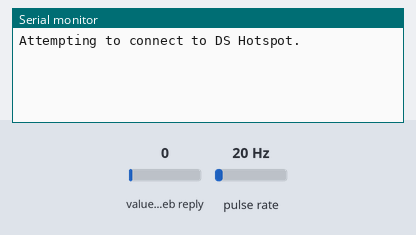
Simulated run of this sketch. Board: ESP8266 (NodeMCU). Shown: the last lines printed to the serial monitor. Wiring (inferred from the names in the program): pulse sensor: data GPIO 0. The inputs (shaded band) are chosen by the test bench; at power-on: value in the web reply 0, pulse rate 20 Hz. WiFi joins after 1.5 s; servers stay silent unless stated; web services answer with replies made up by the test bench.

Above: at 1.2 s.
1.3 s: value in the web reply set to 2
At 5.5 s:
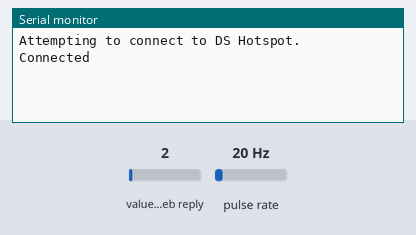
8.8 s: pulse rate set to 4 Hz
At 20.8 s:
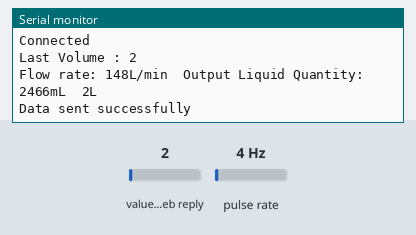

Measured:
- after the input at 8.8 s, the serial monitor: prints a new line after 11.2 s (image 2)

The sketch:

Thingspeak.ino
```cpp
#include <ThingSpeak.h>
#include "Credentials.h" //file containing sensitive information
#include <ESP8266WiFi.h>
#include <SPI.h>

byte sensorPin       = 0;
float calibrationFactor = 4.5;
volatile byte pulseCount;
float flowRate;
unsigned int flowMilliLitres;
unsigned long totalMilliLitres;
String lasttotalMilliLitres;
unsigned long totalLitres;

int lastTotalMilliLitres;

char ssid[] = MYSSID;
char pass[] = PASS;
unsigned long previousMillis;
unsigned long currentMillis;
WiFiClient client;

void setup() {
  Serial.begin(9600);
  WiFi.mode(WIFI_STA);
  ThingSpeak.begin(client);

  pinMode(sensorPin, INPUT);
  digitalWrite(sensorPin, HIGH);

  pulseCount        = 0;
  flowRate          = 0.0;
  flowMilliLitres   = 0;
  totalMilliLitres  = 0;
  previousMillis    = 0;
  attachInterrupt(digitalPinToInterrupt(sensorPin), pulseCounter, FALLING);
}

void readSensor() {
  detachInterrupt(sensorPin);
  flowRate = ((60000.0 / (millis() - previousMillis)) * pulseCount) / calibrationFactor;
  flowMilliLitres = (flowRate / 60) * 1000;
  totalMilliLitres += flowMilliLitres;
  totalLitres = totalMilliLitres/1000;
  pulseCount = 0;
  attachInterrupt(sensorPin, pulseCounter, FALLING);
}

void readLastInfo() {
  delay(2000);
  lasttotalMilliLitres = ThingSpeak.readStringField(CHANNEL, 1, READ_API_KEY); // reading counter from field 2

  Serial.println("Last Volume : " + lasttotalMilliLitres);
}

void pulseCounter()
{
  // Increment the pulse counter
  pulseCount++;
}

void SendData() {
  ThingSpeak.setField(1, int(totalMilliLitres));
  int headerCode = ThingSpeak.writeFields(CHANNEL, WRITE_API_KEY);
  if (headerCode == 200) {
    Serial.println("Data sent successfully");
  }
  else {
    Serial.println("Problem detected. HTTP error code " + String(headerCode));
  }
}

void loop() {
  if (WiFi.status() != WL_CONNECTED) {
    Serial.print("Attempting to connect to ");
    Serial.print(MYSSID);
    while (WiFi.status() != WL_CONNECTED) {
      currentMillis = millis();
      if (currentMillis - previousMillis >= 20000) {
        previousMillis = currentMillis;
        readSensor();
      }
      WiFi.begin(ssid, pass);
      Serial.print(".");
      delay(5000);
    }
    Serial.println("\nConnected");
    readLastInfo();
  }
  currentMillis = millis();
  if (currentMillis - previousMillis >= 20000) { // send data every 20s
    readSensor();
    previousMillis = currentMillis;

    Serial.print("Flow rate: ");
    Serial.print(int(flowRate));  // Print the integer part of the variable
    Serial.print("L/min");
    Serial.print("\t");
    Serial.print("Output Liquid Quantity: ");
    Serial.print(totalMilliLitres);
    Serial.print("mL");
    Serial.print("\t");       // Print tab space
    Serial.print(totalLitres);
    Serial.println("L");

    SendData();
  }
}
```

Credentials.h
```cpp
#define MYSSID "DS Hotspot"		// replace MySSID with your WiFi network name
#define PASS "homesweethome"	// replace MyPassword with your WiFi password

#define CHANNEL 748522	          	//Thingspeak chaneel

#define READ_API_KEY "9XTRF5HHIE8OKM2P" // READ_API_KEY
#define WRITE_API_KEY "0HRFWG9UDSLVG4C3" // WRITE_API_KEY
```
